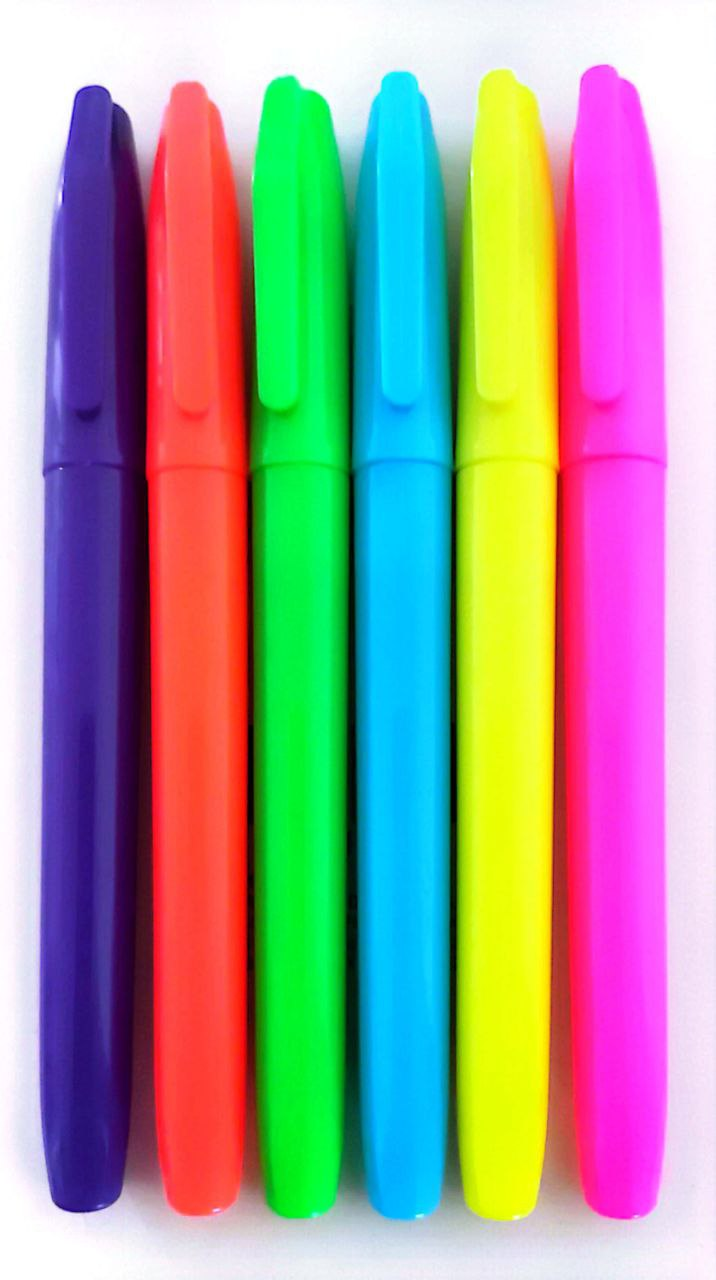
%> input picture pencolor1.jpg, 716 x 1280 px
$ octave rejectyellow2.m   (GNU Octave 9; MATLAB toolbox functions it lacks are replaced by stand-ins)
%> lines starting %> are read from the running program, lines starting %| are printed output that depends on the picture; in (x1, y1, x2, y2) boxes, pixels count from 0 and x2, y2 are one past the last pixel; in counts of white or black regions, pixels touching at a corner belong together; the program's own positions count from 1
close all; clear all; clc;

highlighter = imread('pencolor1.jpg');
%> highlighter is the input picture: size 1280x716x3 uint8; mean R, G, B 159.7, 155.4, 148.1
% Convert RGB image to chosen color space
I = rgb2hsv(highlighter);
%> I: size 1280x716x3 double; mean H, S, V 0.515, 0.648, 0.87

% DARK BLUE
% Define thresholds for channel 1 based on histogram settings
channel1Min = 0.581;
channel1Max = 0.758;

% Define thresholds for channel 2 based on histogram settings
channel2Min = 0.378;
channel2Max = 1.000;

% Define thresholds for channel 3 based on histogram settings
channel3Min = 0.000;
channel3Max = 0.631;

% Create mask based on chosen histogram thresholds
sliderBW = (I(:,:,1) >= channel1Min ) & (I(:,:,1) <= channel1Max) & ...
    (I(:,:,2) >= channel2Min ) & (I(:,:,2) <= channel2Max) & ...
    (I(:,:,3) >= channel3Min ) & (I(:,:,3) <= channel3Max);
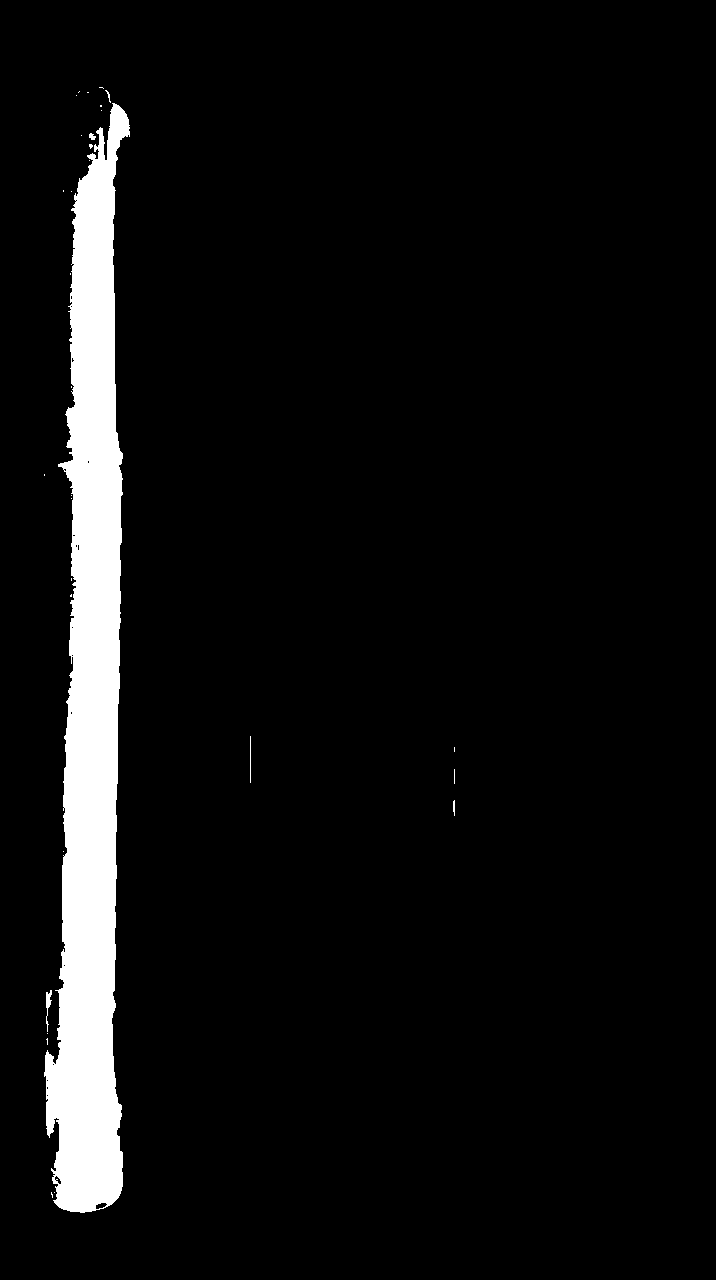
%> sliderBW: size 1280x716 logical; 6% white; 31 white regions (25 under 20 px), largest, box (x1, y1, x2, y2) and area: (44, 103, 130, 1213) 55013, (46, 990, 52, 1032) 106, (250, 736, 251, 783) 47, (89, 133, 96, 140) 33, (453, 800, 455, 816) 27, (105, 90, 111, 103) 22
BW = sliderBW;

% Initialize output masked image based on input image.
maskedRGBImage = highlighter;

% Set background pixels where BW is false to zero.
maskedRGBImage(repmat(~BW,[1 1 3])) = 0;
figure,imshow(maskedRGBImage);

darkblue1=rgb2gray(maskedRGBImage);
darkblue2=imbinarize(darkblue1);
%> darkblue2: size 1280x716 logical; 6% white; 27 white regions (23 under 20 px), largest, box (x1, y1, x2, y2) and area: (44, 103, 130, 1213) 54933, (46, 990, 52, 1032) 106, (89, 133, 96, 140) 33, (105, 90, 111, 103) 22

darkblue3 = bwareaopen(darkblue2, 10000);
%> darkblue3: size 1280x716 logical; 6% white; 1 white region, box (x1, y1, x2, y2) and area: (44, 103, 130, 1213) 54933

[label, numdarkblue] = bwlabel(darkblue3);
%> numdarkblue = 1
fprintf('number of dark blue pen = %1.0f\n', numdarkblue)
%| number of dark blue pen = 1


%GREEN
% Define thresholds for channel 1 based on histogram settings
channel1Min = 0.343;
channel1Max = 0.422;

% Define thresholds for channel 2 based on histogram settings
channel2Min = 0.000;
channel2Max = 1.000;

% Define thresholds for channel 3 based on histogram settings
channel3Min = 0.000;
channel3Max = 1.000;

% Create mask based on chosen histogram thresholds
sliderBW = (I(:,:,1) >= channel1Min ) & (I(:,:,1) <= channel1Max) & ...
    (I(:,:,2) >= channel2Min ) & (I(:,:,2) <= channel2Max) & ...
    (I(:,:,3) >= channel3Min ) & (I(:,:,3) <= channel3Max);
%> sliderBW: size 1280x716 logical; 11.2% white; 177 white regions (148 under 20 px), largest, box (x1, y1, x2, y2) and area: (252, 75, 357, 1222) 98111, (443, 144, 470, 446) 1854, (446, 1094, 465, 1216) 415
BW = sliderBW;

% Initialize output masked image based on input image.
maskedRGBImage = highlighter;

% Set background pixels where BW is false to zero.
maskedRGBImage(repmat(~BW,[1 1 3])) = 0;
figure,imshow(maskedRGBImage);

green1=rgb2gray(maskedRGBImage);
green2=imbinarize(green1);
%> green2: size 1280x716 logical; 10.5% white; 127 white regions (111 under 20 px), largest, box (x1, y1, x2, y2) and area: (252, 75, 352, 1222) 93155, (443, 144, 470, 276) 1291, (446, 1157, 465, 1216) 253

green3 = bwareaopen(green2, 10000);
%> green3: size 1280x716 logical; 10.2% white; 1 white region, box (x1, y1, x2, y2) and area: (252, 75, 352, 1222) 93155

[label, numgreen] = bwlabel(green3);
%> numgreen = 1
fprintf('number of green pen = %1.0f\n', numgreen)
%| number of green pen = 1


% LIGHTBLUE
% Define thresholds for channel 1 based on histogram settings
channel1Min = 0.534;
channel1Max = 0.584;

% Define thresholds for channel 2 based on histogram settings
channel2Min = 0.000;
channel2Max = 1.000;

% Define thresholds for channel 3 based on histogram settings
channel3Min = 0.000;
channel3Max = 1.000;

% Create mask based on chosen histogram thresholds
sliderBW = (I(:,:,1) >= channel1Min ) & (I(:,:,1) <= channel1Max) & ...
    (I(:,:,2) >= channel2Min ) & (I(:,:,2) <= channel2Max) & ...
    (I(:,:,3) >= channel3Min ) & (I(:,:,3) <= channel3Max);
%> sliderBW: size 1280x716 logical; 7.8% white; 216 white regions (187 under 20 px), largest, box (x1, y1, x2, y2) and area: (273, 212, 496, 1256) 59673, (324, 0, 544, 161) 8839, (368, 1240, 416, 1249) 320
BW = sliderBW;

% Initialize output masked image based on input image.
maskedRGBImage = highlighter;

% Set background pixels where BW is false to zero.
maskedRGBImage(repmat(~BW,[1 1 3])) = 0;
figure,imshow(maskedRGBImage);

lightblue1=rgb2gray(maskedRGBImage);
lightblue2=imbinarize(lightblue1);

lightblue3 = bwareaopen(lightblue2, 10000);
%> lightblue3: size 1280x716 logical; 6.5% white; 1 white region, box (x1, y1, x2, y2) and area: (273, 212, 496, 1256) 59673

[label, numlightblue] = bwlabel(lightblue3);
%> numlightblue = 1
fprintf('number of light blue pen = %1.0f\n', numlightblue)
%| number of light blue pen = 1


% ORANGE
% Define thresholds for channel 1 based on histogram settings
channel1Min = 0.946;
channel1Max = 0.030;

% Define thresholds for channel 2 based on histogram settings
channel2Min = 0.000;
channel2Max = 1.000;

% Define thresholds for channel 3 based on histogram settings
channel3Min = 0.000;
channel3Max = 1.000;

% Create mask based on chosen histogram thresholds
sliderBW = ( (I(:,:,1) >= channel1Min) | (I(:,:,1) <= channel1Max) ) & ...
    (I(:,:,2) >= channel2Min ) & (I(:,:,2) <= channel2Max) & ...
    (I(:,:,3) >= channel3Min ) & (I(:,:,3) <= channel3Max);
%> sliderBW: size 1280x716 logical; 18.9% white; 149 white regions (131 under 20 px), largest, box (x1, y1, x2, y2) and area: (139, 80, 272, 1235) 115039, (527, 129, 594, 1237) 21426, (0, 0, 144, 336) 15182
BW = sliderBW;

% Initialize output masked image based on input image.
maskedRGBImage = highlighter;

% Set background pixels where BW is false to zero.
maskedRGBImage(repmat(~BW,[1 1 3])) = 0;
figure,imshow(maskedRGBImage);

orange1=rgb2gray(maskedRGBImage);
orange2=imbinarize(orange1);
%> orange2: size 1280x716 logical; 17.2% white; 141 white regions (127 under 20 px), largest, box (x1, y1, x2, y2) and area: (144, 80, 272, 1235) 102696, (527, 129, 594, 1237) 18052, (0, 0, 144, 336) 15182

orange3 = bwareaopen(orange2, 20000);
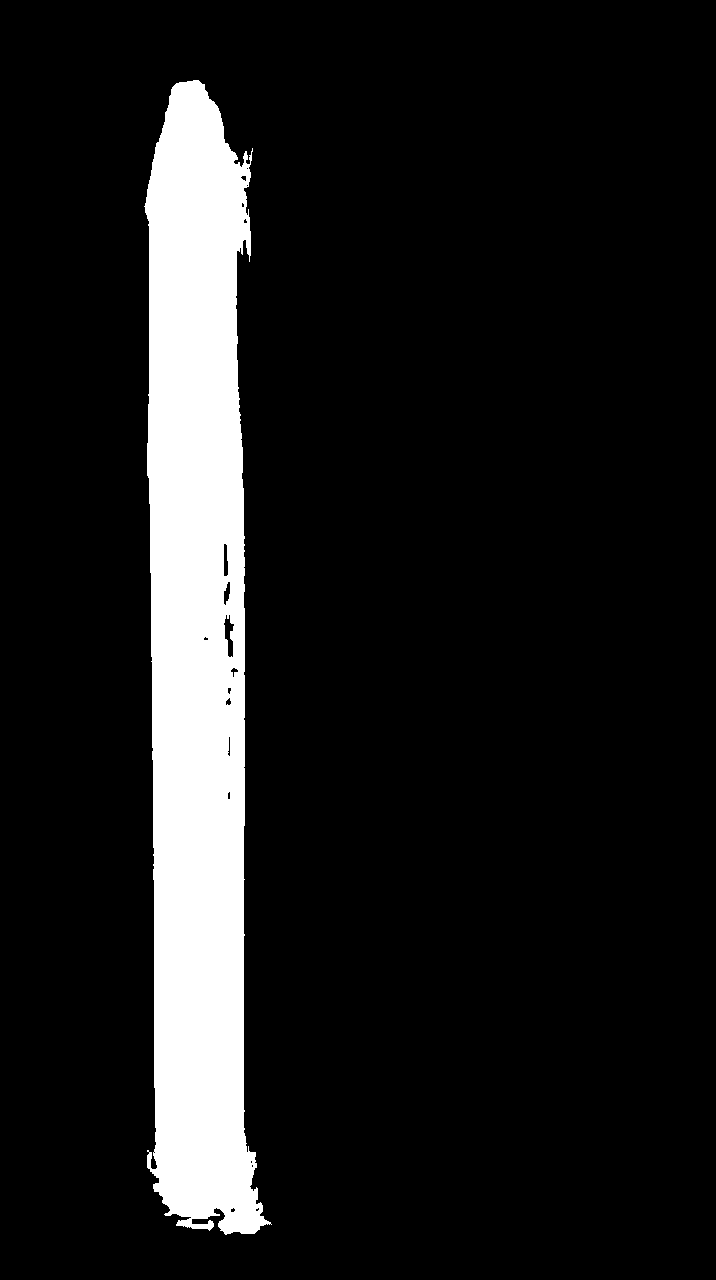
%> orange3: size 1280x716 logical; 11.2% white; 1 white region, box (x1, y1, x2, y2) and area: (144, 80, 272, 1235) 102696

[label, numorange] = bwlabel(orange3);
%> numorange = 1
fprintf('number of orange pen = %1.0f\n', numorange)
%| number of orange pen = 1


% PINK
% Define thresholds for channel 1 based on histogram settings
channel1Min = 0.831;
channel1Max = 0.891;

% Define thresholds for channel 2 based on histogram settings
channel2Min = 0.000;
channel2Max = 1.000;

% Define thresholds for channel 3 based on histogram settings
channel3Min = 0.000;
channel3Max = 1.000;

% Create mask based on chosen histogram thresholds
sliderBW = (I(:,:,1) >= channel1Min ) & (I(:,:,1) <= channel1Max) & ...
    (I(:,:,2) >= channel2Min ) & (I(:,:,2) <= channel2Max) & ...
    (I(:,:,3) >= channel3Min ) & (I(:,:,3) <= channel3Max);
%> sliderBW: size 1280x716 logical; 13.7% white; 287 white regions (223 under 20 px), largest, box (x1, y1, x2, y2) and area: (545, 64, 716, 1227) 103292, (125, 147, 264, 1239) 6797, (0, 496, 20, 816) 2942
BW = sliderBW;

% Initialize output masked image based on input image.
maskedRGBImage = highlighter;

% Set background pixels where BW is false to zero.
maskedRGBImage(repmat(~BW,[1 1 3])) = 0;
figure,imshow(maskedRGBImage);

pink1=rgb2gray(maskedRGBImage);
pink2=imbinarize(pink1);
%> pink2: size 1280x716 logical; 13.1% white; 273 white regions (211 under 20 px), largest, box (x1, y1, x2, y2) and area: (545, 64, 716, 1227) 103292, (0, 496, 20, 816) 2942, (76, 0, 186, 85) 2320

pink3 = bwareaopen(pink2, 10000);
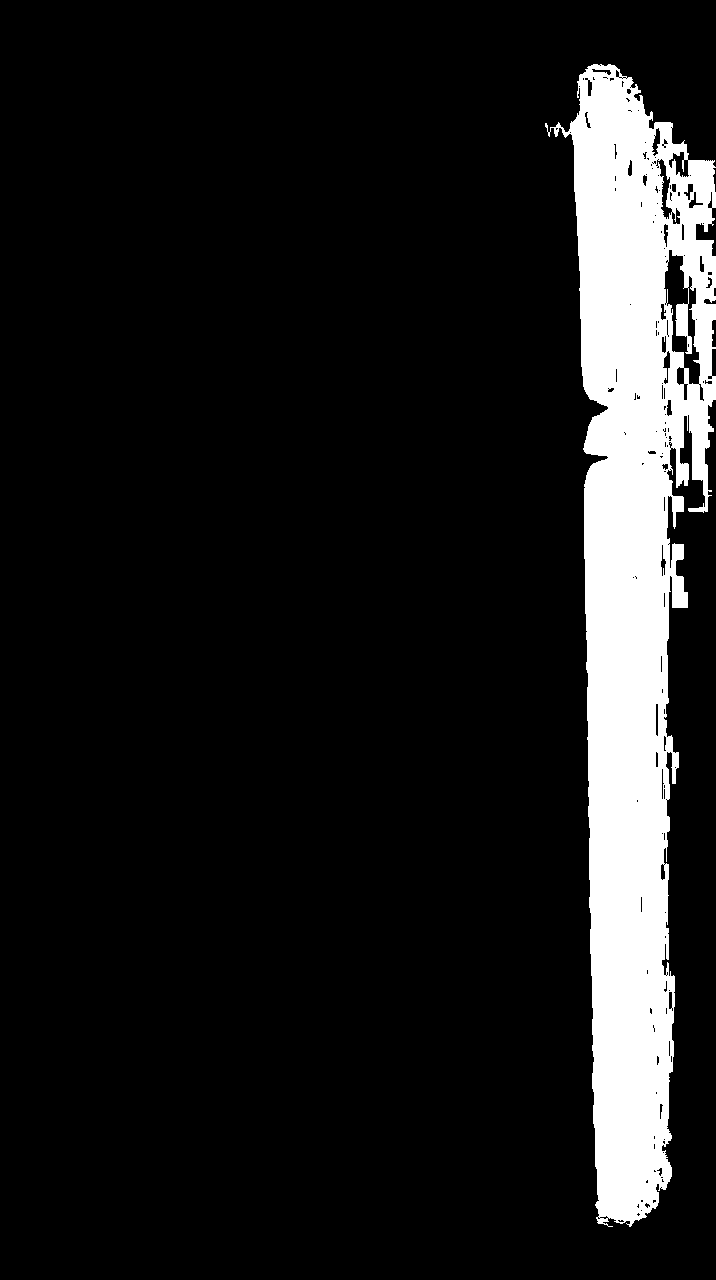
%> pink3: size 1280x716 logical; 11.3% white; 1 white region, box (x1, y1, x2, y2) and area: (545, 64, 716, 1227) 103292

[label, numpink] = bwlabel(pink3);
%> numpink = 1
fprintf('number of pink pen = %1.0f\n', numpink)
%| number of pink pen = 1


% YELLOW
% Define thresholds for channel 1 based on histogram settings
channel1Min = 0.148;
channel1Max = 0.213;

% Define thresholds for channel 2 based on histogram settings
channel2Min = 0.000;
channel2Max = 1.000;

% Define thresholds for channel 3 based on histogram settings
channel3Min = 0.000;
channel3Max = 1.000;

% Create mask based on chosen histogram thresholds
sliderBW = (I(:,:,1) >= channel1Min ) & (I(:,:,1) <= channel1Max) & ...
    (I(:,:,2) >= channel2Min ) & (I(:,:,2) <= channel2Max) & ...
    (I(:,:,3) >= channel3Min ) & (I(:,:,3) <= channel3Max);
%> sliderBW: size 1280x716 logical; 10.1% white; 123 white regions (100 under 20 px), largest, box (x1, y1, x2, y2) and area: (452, 67, 552, 1224) 90692, (256, 1079, 264, 1192) 156, (251, 320, 255, 443) 153
BW = sliderBW;

% Initialize output masked image based on input image.
maskedRGBImage = highlighter;

% Set background pixels where BW is false to zero.
maskedRGBImage(repmat(~BW,[1 1 3])) = 0;
figure,imshow(maskedRGBImage);

yellow1=rgb2gray(maskedRGBImage);
yellow2=imbinarize(yellow1);
%> yellow2: size 1280x716 logical; 10% white; 66 white regions (53 under 20 px), largest, box (x1, y1, x2, y2) and area: (457, 67, 552, 1224) 90511, (63, 80, 83, 112) 149, (15, 1194, 20, 1216) 86

yellow3 = bwareaopen(yellow2, 10000);
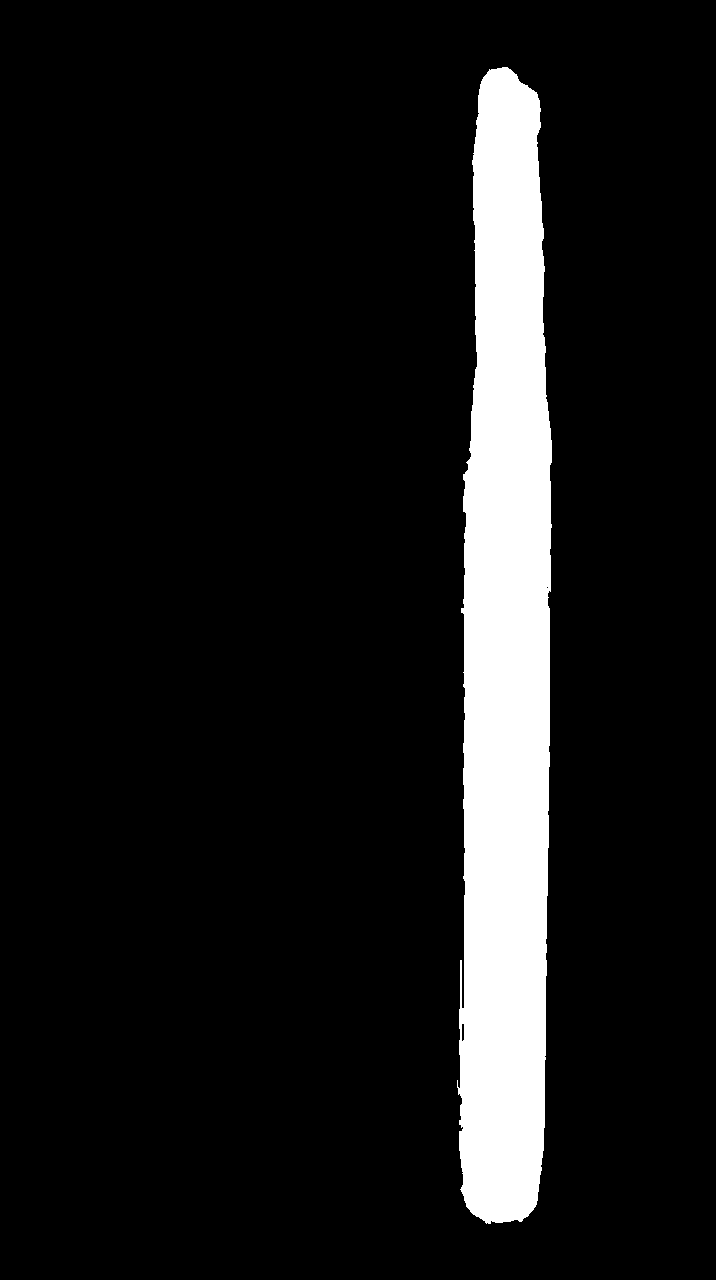
%> yellow3: size 1280x716 logical; 9.9% white; 1 white region, box (x1, y1, x2, y2) and area: (457, 67, 552, 1224) 90511

[label, numyellow] = bwlabel(yellow3);
%> numyellow = 1
fprintf('number of yellow pen = %1.0f\n\n', numyellow)
%| number of yellow pen = 1

if numdarkblue==1 & numgreen==1 & numlightblue==1 & numorange==1 & numpink==1 & numyellow==1
    fprintf('pass\n');
else
    fprintf('reject');
end
